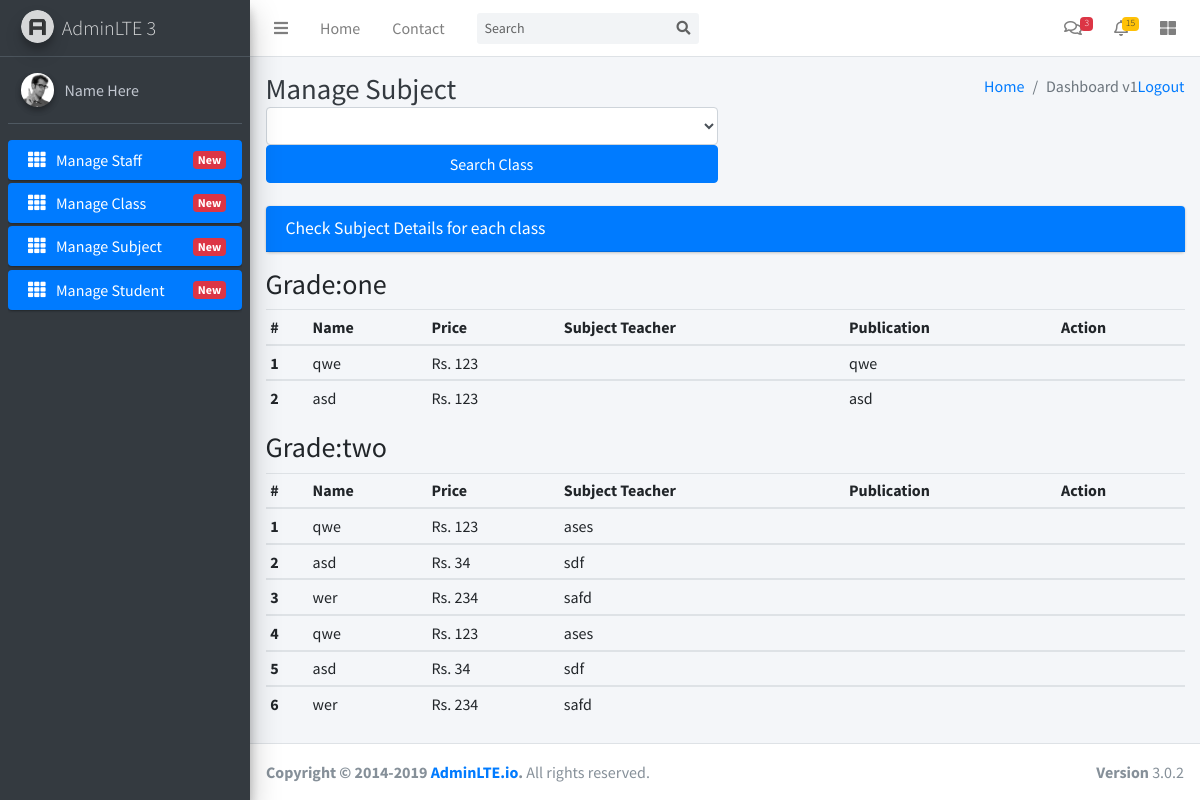
/manageSubjects, run on the app's committed database.
### models.py (models this page shows, shortened)
class Grade(db.Model):
    id = db.Column(db.Integer, primary_key = True)
    grade_number = db.Column(db.String(12), unique=True, nullable = False)
    students = db.relationship('Student', backref='grade')
    total_subject = db.Column(db.Integer)
    classteachers = db.relationship('Staff', backref = 'class_teacher', uselist = False )
    subjects = db.relationship('Subject', backref='grade')

class Subject(db.Model):
    id = db.Column(db.Integer, primary_key = True)
    name = db.Column(db.String(36), index = True)
    market_value = db.Column(db.Integer)
    publisher_name = db.Column(db.String(36))
    grade_id = db.Column(db.Integer, db.ForeignKey('grade.id'), nullable= False)
    teacher = db.relationship("Staff", secondary="subject_teacher", back_populates="subjects")

class Staff(db.Model):
    id = db.Column(db.Integer, primary_key = True)
    first_name = db.Column(db.String(24), index = True)
    middle_name = db.Column(db.String(24), nullable = True)
    last_name = db.Column(db.String(24))
    username = db.Column(db.String(24), unique = True)
    gender = db.Column(db.String(12))
    address = db.Column(db.Text(length = 100))
    email = db.Column(db.String(24), unique = True)
    contact = db.Column(db.Integer, unique = True)
    seson_start_year = db.Column(db.DateTime, default = datetime.utcnow)
    subjects = db.relationship("Subject", secondary="subject_teacher",                                  back_populates="teacher")
    grade_id = db.Column(db.Integer, db.ForeignKey('grade.id'), nullable = True)
    role = db.Column(db.Integer, default= ACCESS['staff'])
    password_hash = db.Column(db.String(128))

### routes.py (the view)
@app.route('/manageSubjects', methods = ['GET', 'POST'])
def manageSubjects():
    classList = [i for i in Grade.query.all() if len(i.subjects) > 0] # get class grade name
    return render_template('hod_templates/subjects/manageSubjects.html', classList = classList, currentClass = 'Select One')

### templates/hod_templates/subjects/manageSubjects.html (shortened to what this page needs)
{% extends 'hod_templates/base_template.html' %}
{% block page_title %}
Manage Subject
{% include 'hod_templates/subjects/_searchClass.html' %}
{% endblock page_title %}
{% block main_content %}
<section class="content">
  <div class="container-fluid">
    <div class="row">
      <div class="col-md-12">
        <div class="card card-primary">
          <div class="card-header">
            <h3 class="card-title">Check  Subject Details for each class</h3>
          </div>
        </div>
        {% for class in classList %}
        <b><h3>Grade:{{class.grade_number }}</h3></b>
        <table class="table table-hover table-sm .table-responsive">
          <thead>
            <tr>
              <th scope="col">#</th>
              <th score="col">Name</th>
              <th score="col">Price</th>
              <th score="col">Subject Teacher</th>
              <th score="col">Publication</th>
              <th score="col">Action</th>
            </tr>
          </thead>
          <tbody>
            <tr>
              {% for subject in class.subjects %}
              <th scope="row">{{ loop.index }}</th>
              <td>{{ subject.name }}</td>
              <td>Rs. {{ subject.market_value }}</td>
              {% for teacher in subject.teacher %}
              <td>{{ subject.teacher.first_name|title + ' ' +  subject.teacher.middle_|title+' ' + subject.teacher.last_name|title}}</td>
              {% endfor %}
              <td>{{subject.publisher_name }}</td>
              <td>
                </td>
            </tr>
          </tbody>
          {% endfor %}
        </table>
        {% endfor %}
      </div>
    </div>
  </div>
</section>
{% endblock main_content %}

### data on the page
Grade: grade_number "one"
Subject: name "qwe", market_value "123", publisher_name "qwe"
Subject: name "asd", market_value "123", publisher_name "asd"
Grade: grade_number "two"
Subject: name "qwe", market_value "123", publisher_name "ases"
Subject: name "asd", market_value "34", publisher_name "sdf"
Subject: name "wer", market_value "234", publisher_name "safd"
Subject: name "qwe", market_value "123", publisher_name "ases"
Subject: name "asd", market_value "34", publisher_name "sdf"
Subject: name "wer", market_value "234", publisher_name "safd"
